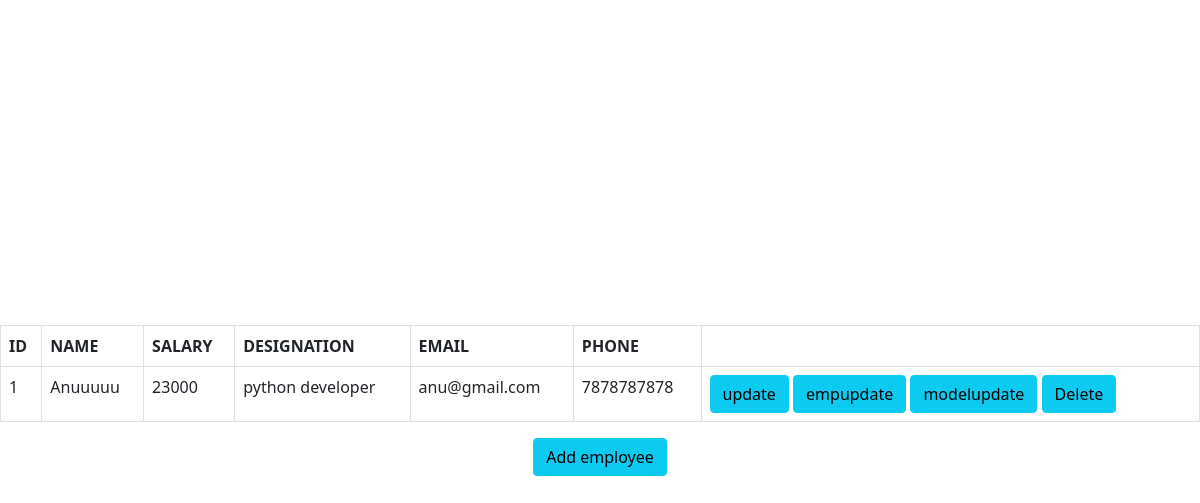
Before: / with the older database file.
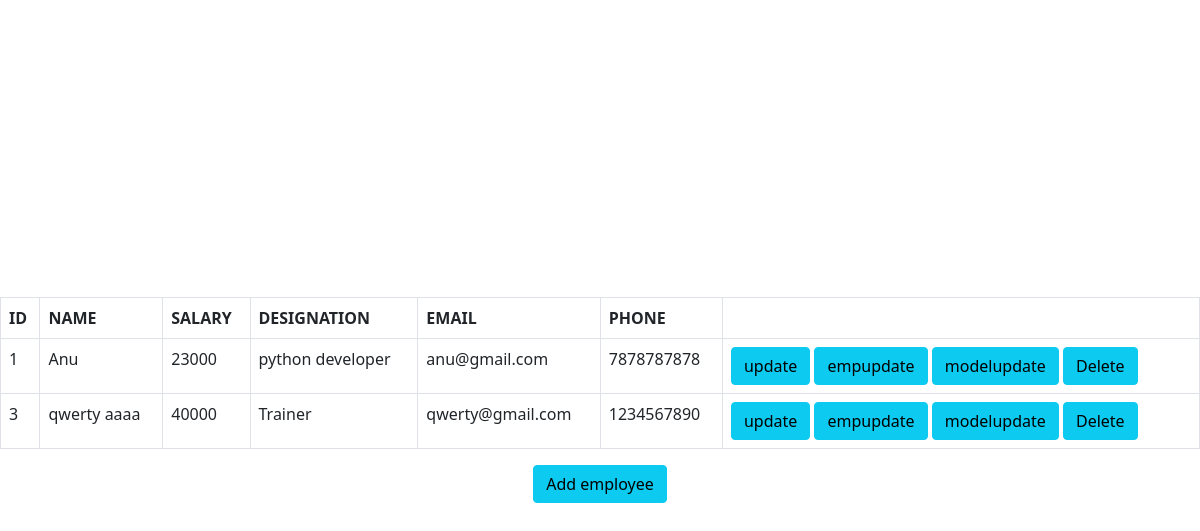
After: the same page with the newer database file.
### empApp/models.py (models this page shows, shortened)
class Employee(models.Model):
    name=models.CharField(max_length=100)
    salary=models.IntegerField()
    designation=models.CharField(max_length=100)
    email=models.EmailField()
    phone=models.IntegerField()

### empApp/views.py (the view)
# urls.py: path('',views.HomeView.as_view(),name="home_view"),
class HomeView(View):
    def get(self,request):
        employees=Employee.objects.all()
        return render(request,'index.html',{"employees":employees})

### empApp/templates/index.html (shortened to what this page needs)
<!DOCTYPE html>
<html lang="en">
  <head>
    <link
      rel="stylesheet"
      href="https://cdnjs.cloudflare.com/ajax/libs/twitter-bootstrap/5.0.0-beta1/css/bootstrap.min.css"
    />
    <link
      rel="stylesheet"
      href="https://cdnjs.cloudflare.com/ajax/libs/font-awesome/5.15.2/css/all.min.css"
    />
  </head>
  <body class="d-flex flex-column vw-100 vh-100 align-items-center justify-content-center">
    <table class="table table-bordered">
        <tr>
            <th>ID</th>
            <th>NAME</th>
            <th>SALARY</th>
            <th>DESIGNATION</th>
            <th>EMAIL</th>
            <th>PHONE</th>
            <th></th>
        </tr>
        {% for emp in employees %}
            <tr>
                <td>{{emp.id}}</td>
                <td>{{emp.name}}</td>
                <td>{{emp.salary}}</td>
                <td>{{emp.designation}}</td>
                <td>{{emp.email}}</td>
                <td>{{emp.phone}}</td>
                <td>
                  <a href="{% url 'update_view' emp.id %}" class="btn btn-info">update</a>
                  <a href="{% url 'emp_update' emp.id %}" class="btn btn-info">empupdate</a>
                  <a href="{% url 'model_update' emp.id %}" class="btn btn-info">modelupdate</a>
                  <a href="{% url 'delete_view' emp.id %}" class="btn btn-info">Delete</a>
                </td>
            </tr>
        {% endfor %}
    </table>
    <a href="{% url 'register_view' %}" class="btn btn-info">Add employee</a>
  </body>
</html>

Changed rows visible on the page:
changed Employee "python developer": name "Anuuuuu" → "Anu"
added Employee: id "3", name "qwerty aaaa", salary "40000", designation "Trainer", email "qwerty@gmail.com", phone "1234567890"
